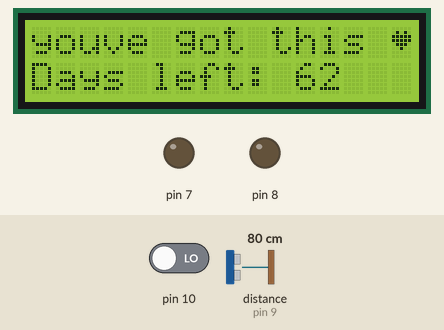
Bench run of a sketch on a simulated Arduino Uno, built with avr-gcc and run on an emulated ATmega328P. Parts: 16×2 character LCD, output pins drawn as LEDs (lit = HIGH). Inputs (shaded band) come from the test bench; at power-on: pin 10 LOW, distance to the obstacle (sensor on pin 9) 80 cm. The echo pulse lasts 58.3 µs per cm; what the sketch prints to the serial monitor is not drawn.

Above: at 1.2 s.
1.3 s: pin 10 driven HIGH
At 2.3 s:
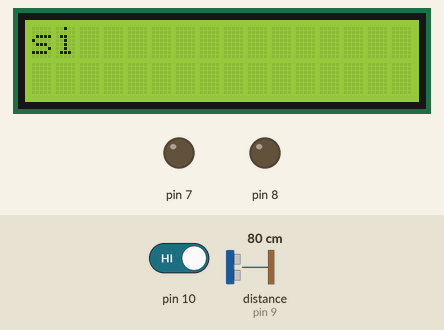
At 3.8 s:
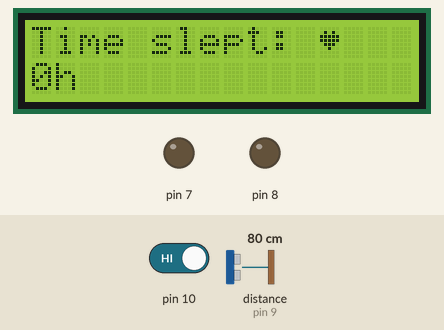
Timing chart, 0 to 5.3 s (numbered marks = the images above; inputs shaded):
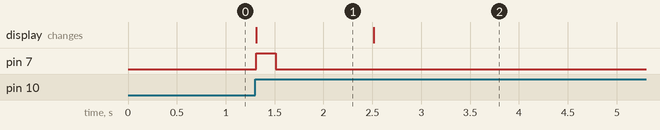

The sketch:

phone_monitor.ino
```cpp
// include the library
#include <LiquidCrystal.h>

int i=0;

int ultrasonic = 0;

long readUltrasonicDistance(int triggerPin, int echoPin)

{

pinMode(triggerPin, OUTPUT); // Clear the trigger

digitalWrite(triggerPin, LOW);

delayMicroseconds(2);

// Sets the trigger pin to HIGH state for 10 microseconds

digitalWrite(triggerPin, HIGH);

delayMicroseconds(10);

digitalWrite(triggerPin, LOW);

pinMode(echoPin, INPUT);

// Reads the echo pin, and returns the sound wave travel time in microseconds

return pulseIn(echoPin, HIGH);

}
// Creates an LCD object. Parameters: (rs, enable, d4, d5, d6, d7)
LiquidCrystal lcd(12, 11, 5, 4, 3, 2);
byte Heart[8] = {
0b00000,
0b01010,
0b11111,
0b11111,
0b01110,
0b00100,
0b00000,
0b00000
};

//prepping up the variables
int counter_week = 0;
int ButtonState = 0;
bool Daytime=true;
int dist=10;
int counter_distance=62;
int hours_slept[7]={};


void setup() {
  pinMode(10, INPUT);
  pinMode(7, OUTPUT);
  lcd.createChar(0, Heart);
  // set up the LCD's number of columns and rows:
  lcd.begin(16, 2);

  // Clears the LCD screen
  lcd.clear();
  Serial.begin(9600);
}

void loop() {

  if (Daytime==true){
    //once user wakes up last day of the week check average and display
    if (counter_week==6){
      lcd.clear();
      lcd.print("You slept an avg");
      lcd.setCursor(0, 1);
      lcd.print("of");
      int average=(hours_slept[0]+hours_slept[1]+hours_slept[2]+hours_slept[3]+hours_slept[4]+hours_slept[5]+hours_slept[6])/7;
      lcd.print(average);
      lcd.print("hours ts week");
      delay(10000);
      counter_week=0;
    }
    //if its not last day, display days for arrival counter and encouraging message
    lcd.clear();
    lcd.print("youve got this ");
    lcd.write(byte(0));
    lcd.setCursor(0, 1);
    lcd.print("Days left: ");
    lcd.print(counter_distance);
    //prep to recieve button press and change to night mode
    ButtonState=LOW;
    while (ButtonState!=HIGH){ButtonState = digitalRead(10);}
    Daytime=false;

  }

  else if (Daytime==false){
    unsigned long startTime = millis();
    lcd.clear();
    lcd.print("es de noche");
    lcd.print(counter_week);

    //check for phone presence
    while (i==0){
      lcd.clear();
      int distance=(0.01723 * readUltrasonicDistance(8, 9));
      Serial.print(distance);
      if(distance>10){
        digitalWrite(7, HIGH);
        lcd.print("si");
        delay(200);
        digitalWrite(7, LOW);
      }
      else{
        lcd.clear();
        lcd.print("phone found");
        lcd.setCursor(0, 1);
        lcd.print("Go to eep");
        delay(200);
      }
      ButtonState = digitalRead(10);
      if (ButtonState==HIGH){
        delay(1000);
        i=1;
      }
    }
    i=0;
    //counter_week+=1;

    //calculating the time slept this night
    unsigned long elapsedTime = millis() - startTime;
    lcd.clear();
    lcd.print("Time slept: ");
    lcd.write(byte(0));
    lcd.setCursor(0, 1);
    lcd.print(elapsedTime/3600000);
    lcd.print("h");
    delay(10000);
    hours_slept[counter_week]=(elapsedTime/3600000);
    counter_week++;
    counter_distance-=1;
    Daytime=true;
  }


}
```

Measured:
- after the input at 1.3 s, pin 7: LOW → HIGH at once, → LOW 0.20 s later; the display: changes at once (image 1)
- what the display in image 1 shows lasts 1.2 s, from 1.3 s to 2.5 s
